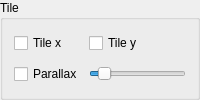
      <widget class="QGroupBox" name="groupBox_Tile_Preview">
       <property name="maximumSize">
        <size>
         <width>16777215</width>
         <height>16777215</height>
        </size>
       </property>
       <property name="title">
        <string>Tile</string>
       </property>
       <layout class="QGridLayout" name="gridLayout_12">
        <property name="topMargin">
         <number>5</number>
        </property>
        <property name="bottomMargin">
         <number>5</number>
        </property>
        <property name="verticalSpacing">
         <number>3</number>
        </property>
        <item row="0" column="1">
         <widget class="QCheckBox" name="checkBoxMosaicoY">
          <property name="text">
           <string>Tile y</string>
          </property>
         </widget>
        </item>
        <item row="0" column="0">
         <widget class="QCheckBox" name="checkBoxMosaicoX">
          <property name="text">
           <string>Tile x</string>
          </property>
         </widget>
        </item>
        <item row="1" column="0">
         <widget class="QCheckBox" name="checkBoxParallax">
          <property name="text">
           <string>Parallax</string>
          </property>
         </widget>
        </item>
        <item row="1" column="1">
         <widget class="QSlider" name="sliderParallax">
          <property name="maximum">
           <number>300</number>
          </property>
          <property name="value">
           <number>30</number>
          </property>
          <property name="orientation">
           <enum>Qt::Horizontal</enum>
          </property>
         </widget>
        </item>
       </layout>
      </widget>
